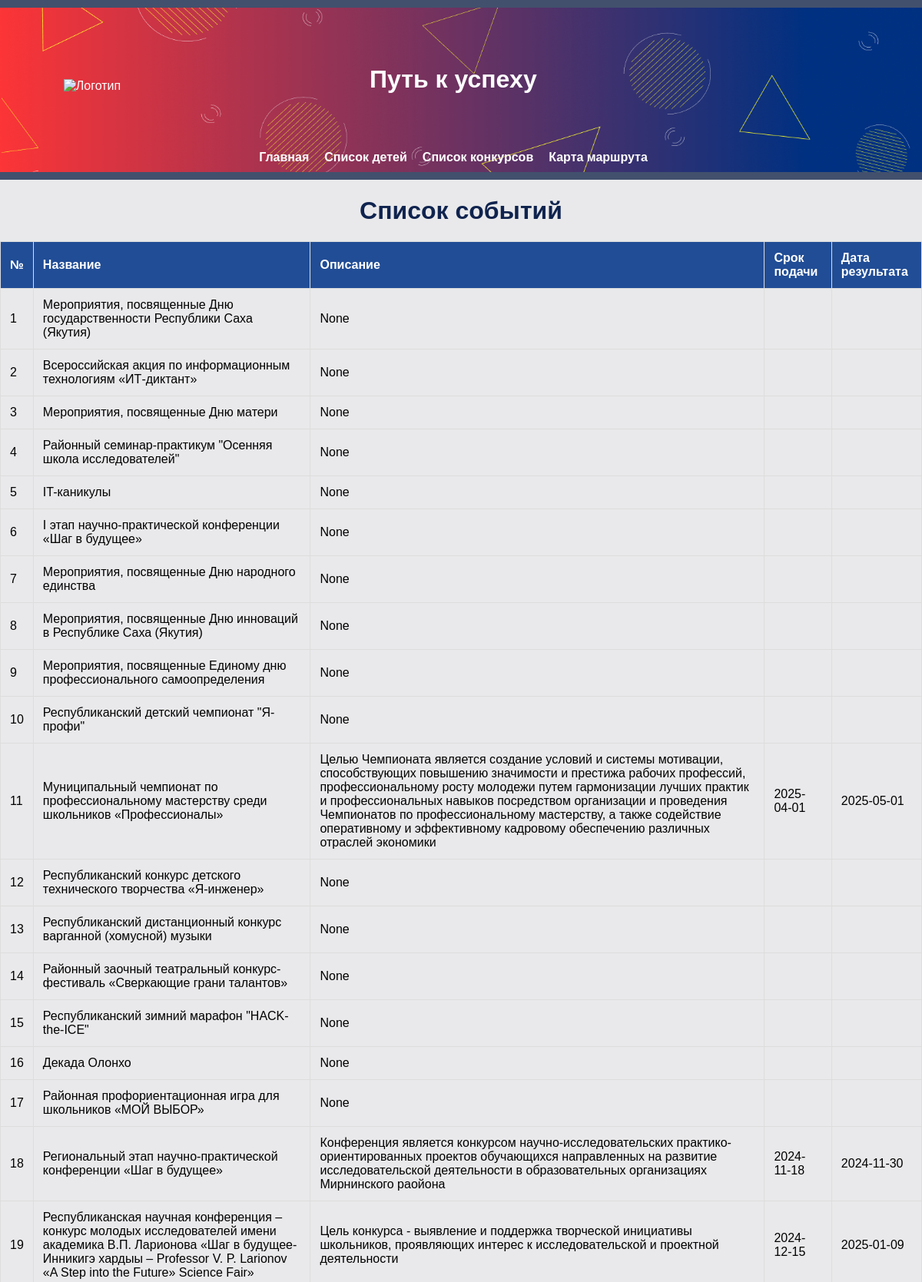
The app's page /events (upper part) with its own data.
### tables this page shows
CREATE TABLE events_table(
                    id INTEGER PRIMARY KEY AUTOINCREMENT,
                    name TEXT NOT NULL,
                    opisanie TEXT,
                    srok_podachi_date DATE,
                    result_date DATE
                    );

### app_29_09.py (the view)
@app.route('/events')
def events():
    db_lp = sqlite3.connect('date_source.db')
    cursor_db = db_lp.cursor()
    cursor_db.execute("SELECT * FROM events_table")
    events = cursor_db.fetchall()
    cursor_db.close()
    db_lp.close()
    return render_template('events.html', events=events)

### templates/events.html (shortened to what this page needs)
<!DOCTYPE html>
<html lang="ru">
<head>
    <link rel="stylesheet" href="{{ url_for('static', filename='styles.css') }}">
</head>
<header>
    <div class="header-container">
        <img src="{{ url_for('static', filename='img/Profile_banner.png') }}" alt="Баннер" class="header-banner">
        <div class="logo-container">
            <img src="{{ url_for('static', filename='img/logo.png') }}" alt="Логотип" class="logo">
        </div>
        <div class="navigator">
            <h6>Путь к успеху</h6>
            <nav>
                <a href="{{ url_for('index') }}">Главная</a>
                <a href="{{ url_for('spisok') }}">Список детей</a>
                <a href="{{ url_for('events') }}">Список конкурсов</a>
                <a href="{{ url_for('karta') }}">Карта маршрута</a>
            </nav>
        </div>
    </div>
</header>
<body>
    <h1>Список событий</h1>
    <table>
        <thead>
            <tr>
                <th>№</th>
                <th>Название</th>
                <th>Описание</th>
                <th>Срок подачи</th>
                <th>Дата результата</th>
            </tr>
        </thead>
        <tbody>
            {% for event in events %}
            <tr>
                <td>{{ event[0] }}</td>
                <td>{{ event[1] }}</td>
                <td>{{ event[2] }}</td>
                <td>{{ event[3] }}</td>
                <td>{{ event[4] }}</td>
            </tr>
            {% endfor %}
        </tbody>
    </table>
    <br><br><br>
</body>
</html>

### static/styles.css (style rules this page uses)
html, body { margin: 0; }
body { font-family: Arial, sans-serif; margin: 0; padding: 0; background-color: #E9E9EB; width: 100%; box-sizing: border-box; }
header { background: #42506D; color: white; padding: 10px 0; text-align: center; }
nav { margin: 10px 0; }
nav a { color: white; margin: 0 15px; text-decoration: none; }
h1 { text-align: center; color: #0F234E; }
h6 { text-align: center; font-size: 2em; }
.header-container { display: flex; width: 100%; margin: 0 auto; align-items: center; position: relative; z-index: 1; }
.header-banner { position: absolute; top: 0; left: 0; width: 100%; height: 100%; object-fit: cover; z-index: -1; }
.logo-container { text-align: center; width: 20%; margin-bottom: 10px; margin-right: 50px; }
.logo { max-width: 150px; height: auto; }
.navigator { width: 50%; text-align: center; }
.navigator nav { display: flex; justify-content: center; }
.navigator nav a { margin: 0 10px; }
table { width: 100%; border-collapse: collapse; margin: 20px 0; }
table, th, td { border: 1px solid #ddd; }
th, td { padding: 12px; text-align: left; }
th { background-color: #214D96; color: white; }
a { display: inline-block; margin-top: 20px; text-decoration: none; color: #35424a; font-weight: bold; }

### records on screen
events_table: id "1", name "Мероприятия, посвященные Дню государственности Республики Саха (Якутия)", event "None"
events_table: id "2", name "Всероссийская акция по информационным технологиям «ИТ-диктант»", event "None"
events_table: id "3", name "Мероприятия, посвященные Дню матери", event "None"
events_table: id "4", name "Районный семинар-практикум \"Осенняя школа исследователей\"", event "None"
events_table: id "5", name "IT-каникулы", event "None"
events_table: id "6", name "I этап научно-практической конференции «Шаг в будущее»", event "None"
events_table: id "7", name "Мероприятия, посвященные Дню народного единства", event "None"
events_table: id "8", name "Мероприятия, посвященные Дню инноваций в Республике Саха (Якутия)", event "None"
events_table: id "9", name "Мероприятия, посвященные Единому дню профессионального самоопределения", event "None"
events_table: id "10", name "Республиканский детский чемпионат \"Я-профи\"", event "None"
events_table: id "11", name "Муниципальный чемпионат по профессиональному мастерству среди школьников «Профессионалы»", opisanie "Целью Чемпионата является создание условий и системы мотивации, способствующих повышению значимости и престижа рабочих профессий, профессиональному росту молодежи путем гармонизации лучших практик и профессиональных навыков посредством организации и проведения Чемпионатов по профессиональному мастерству, а также содействие оперативному и эффективному кадровому обеспечению различных отраслей экономики", srok_podachi_date "2025-04-01", result_date "2025-05-01"
events_table: id "12", name "Республиканский конкурс детского технического творчества «Я-инженер»", event "None"
events_table: id "13", name "Республиканский дистанционный конкурс варганной (хомусной) музыки", event "None"
events_table: id "14", name "Районный заочный театральный конкурс-фестиваль «Сверкающие грани талантов»", event "None"
events_table: id "15", name "Республиканский зимний марафон \"HACK-the-ICE\"", event "None"
events_table: id "16", name "Декада Олонхо", event "None"
events_table: id "17", name "Районная профориентационная игра для школьников «МОЙ ВЫБОР»", event "None"
events_table: id "18", name "Региональный этап научно-практической конференции «Шаг в будущее»", opisanie "Конференция является конкурсом научно-исследовательских практико-ориентированных проектов обучающихся направленных на развитие исследовательской деятельности в образовательных организациях Мирнинского раойона", srok_podachi_date "2024-11-18", result_date "2024-11-30"
events_table: id "19", name "Республиканская научная конференция – конкурс молодых исследователей имени академика В.П. Ларионова «Шаг в будущее-Инникигэ хардыы – Professor V. P. Larionov «A Step into the Future» Science Fair»", opisanie "Цель конкурса - выявление и поддержка творческой инициативы школьников, проявляющих интерес к исследовательской и проектной деятельности", srok_podachi_date "2024-12-15", result_date "2025-01-09"
